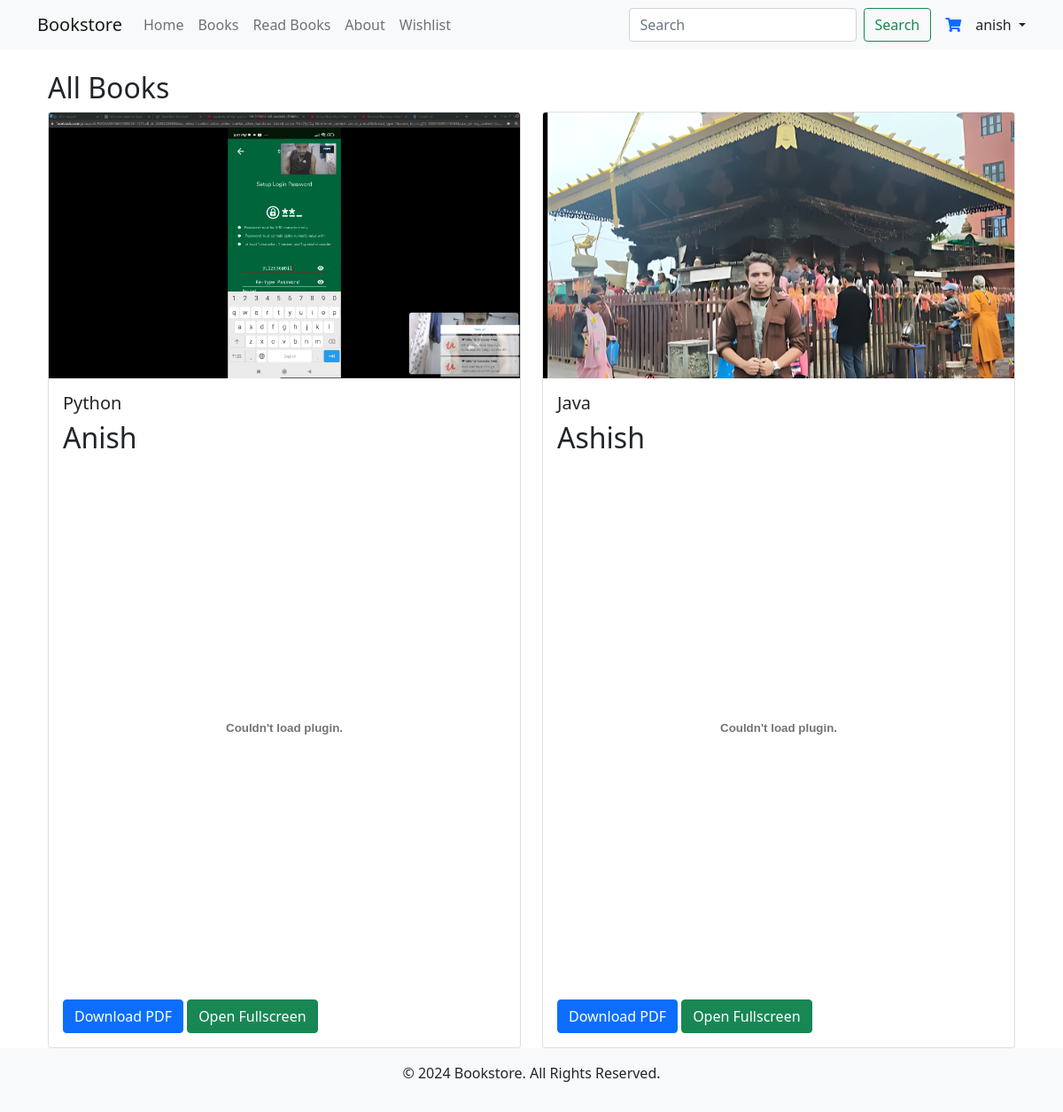
/read_book (signed in), run on the app's committed database.
### accounts/models.py (models this page shows)
class CustomUser(AbstractUser):
    address = models.CharField(max_length=255)
    phone_number = models.CharField(max_length=20)
    profile_picture = models.ImageField(
        upload_to="profile_pics/", blank=True, null=True
    )
    order_count = models.IntegerField(default=0)

### bookstore/models.py (models this page shows, shortened)
class Book(models.Model):
    GENRE_CHOICES = (
        ("Fiction", "Fiction"),
        ("Non-Fiction", "Non-Fiction"),
        ("Science Fiction", "Science Fiction"),
        ("Mystery", "Mystery"),
    )
    title = models.CharField(max_length=100)
    author = models.CharField(max_length=100)
    genre = models.CharField(max_length=50, choices=GENRE_CHOICES)
    price = models.DecimalField(max_digits=10, decimal_places=2)
    description = models.TextField()
    image = models.ImageField()
    avg_rating = models.DecimalField(
        default=0.0,
        max_digits=3,
        decimal_places=2,
        help_text="Average rating gor the book",
    )
    def __str__(self):
        return self.title

class BookPDF(models.Model):
    book = models.OneToOneField(Book, on_delete=models.CASCADE, related_name="pdf")
    pdf_file = models.FileField(upload_to="pdf_books/")

### bookstore/views.py (the view)
# urls.py: path("read_book", ReadBookPDFView.as_view(), name="read_book"),
class ReadBookPDFView(LoginRequiredMixin, ListView):
    model = BookPDF
    template_name = "read_book_pdf.html"
    context_object_name = "ordered_books"
    def get_queryset(self):
        user_orders = Order.objects.filter(user=self.request.user)
        print(user_orders)
        ordered_books = set()
        for order in user_orders:
            order_items = OrderItem.objects.filter(order=order)
            for order_item in order_items:
                ordered_books.add(order_item.book)
        print(ordered_books)
        return ordered_books

### bookstore/models.py (called while the page is built)
    def __str__(self):
        return self.user.username

### bookstore/templates/read_book_pdf.html (shortened to what this page needs)
{% extends "base.html" %}
{% block content %}
<div class="container">
    <h2>All Books</h2>
    <div class="row">
        {% if ordered_books %}
        {% for item in ordered_books %}
        <div class="col-md-6 mb-6">
            <div class="card h-100">
                <img src="{{ item.image.url }}" class="card-img-top img-fluid" alt="Book Image">
                <div class="card-body">
                    <h5 class="card-title">{{ item.title }}</h5>
                    <h2 class="card-title">{{ item.author }}</h5>
                    <embed id="pdfEmbed" src="{{ item.pdf.pdf_file.url }}" type="application/pdf" width="100%" height="600px" target="_blank" />
                    <a href="{{ item.pdf.pdf_file.url }}" class="btn btn-primary" target="_blank">Download PDF</a>
                    <button class="btn btn-success" onclick="openFullscreen()">Open Fullscreen</button>
                </div>
            </div>
        </div>
        {% endfor %}
        {% else %}
        <p>There are no books of such genre</p>
        {% endif %}
    </div>
</div>
{% endblock content %}

### templates/base.html (shortened to what this page needs)
{% load static %}
<!DOCTYPE html>
<html lang="en">
<head>
    <link href="https://cdn.jsdelivr.net/npm/bootstrap@5.1.3/dist/css/bootstrap.min.css" rel="stylesheet">
    <link href="https://cdnjs.cloudflare.com/ajax/libs/font-awesome/5.15.4/css/all.min.css" rel="stylesheet">
    <link href="{% static 'css/styles.css' %}" rel="stylesheet">
</head>
<body style="padding-top:56px">
    <header>
        <nav class="navbar navbar-expand-lg navbar-light bg-light fixed-top">
            <div class="container">
                <a class="navbar-brand" href="#">Bookstore</a>
                <div class="collapse navbar-collapse" id="navbarNav">
                    <ul class="navbar-nav">
                        <li class="nav-item">
                            <a class="nav-link" href="{% url 'index' %}">Home</a>
                        </li>
                        <li class="nav-item">
                            <a class="nav-link" href="#">Books</a>
                        </li>
                        <li class="nav-item">
                            <a class="nav-link" href="{% url 'read_book' %}">Read Books</a>
                        </li>
                        <li class="nav-item">
                            <a class="nav-link" href="#">About</a>
                        </li>
                        <li class="nav-item">
                            <a class="nav-link" href="{% url "wishlist" %}">Wishlist</a>
                        </li>
                    </ul>
                </div>
                <form class="d-flex mx-3" method ="GET" action={% url 'index' %}>
                    <input class="form-control me-2" type="search" name="title" placeholder="Search" aria-label="Search by title">
                    <button class="btn btn-outline-success" type="submit">Search</button>
                <div class="d-flex align-items-center">
                    <a href="{% url 'cart_item' %}" class="me-3">
                        <i class="fas fa-shopping-cart"></i>
                    </a>
                </div>
            {% if user.is_authenticated %}
            <div class="dropdown text-end">
            <a href="#" class="d-block link-dark text-decoration-none dropdown-toggle"
            id="dropdownUser1" data-bs-toggle="dropdown" aria-expanded="false">
            {{ user.username }}
            </a>
            </div>
            {% endif %}
            </div>
        </nav>
    </header>
    <main class="container mt-4">
        {% block content %}
        {% endblock content %}
    </main>
    <footer class="bg-light text-center py-3">
        <div class="container">
            <p>&copy; {% now "Y" %} Bookstore. All Rights Reserved.</p>
        </div>
    </footer>
</body>
</html>

### static/css/styles.css (style rules this page uses)
body { display: flex; flex-direction: column; min-height: 100vh; margin: 0; }
main { flex: 1; }
footer { position: relative; bottom: 0; width: 100%; }
.card-img-top { height: 300px; object-fit: cover; }

### data on the page
CustomUser: username "anish"
Book: image (picture), title "Python", author "Anish"
Book: image (picture), title "Java", author "Ashish"
